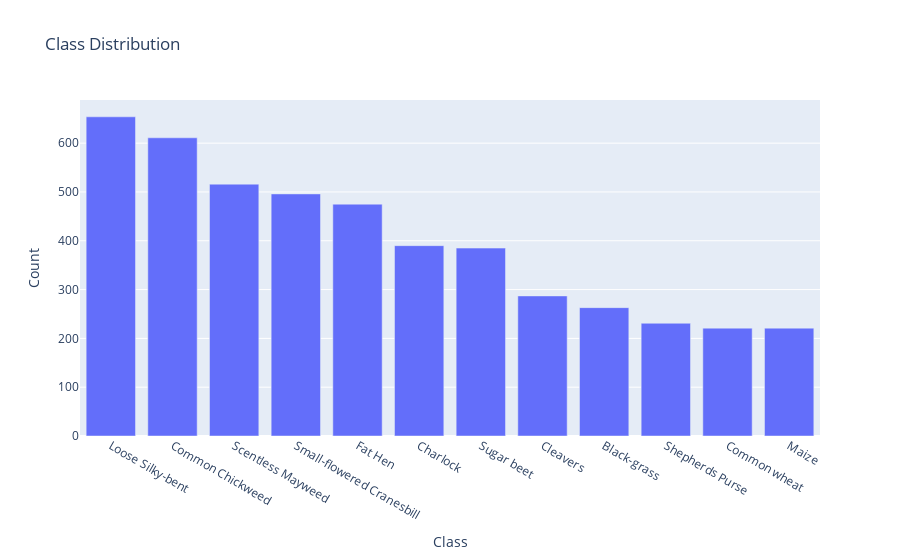

Notebook code cell kept with this figure:
### Markdown cell above
## Class Distribution

### Code cell
label_counts = {}
for label in listdir(TRAIN_DIR):
    label_path = path.join(TRAIN_DIR, label)

    if path.isdir(label_path):
        num_files = len(
            [f for f in listdir(label_path) if path.isfile(path.join(label_path, f))]
        )
        label_counts[label] = num_files

fig = px.bar(
    x=list(label_counts.keys()),
    y=list(label_counts.values()),
    title="Class Distribution",
    labels={"x": "Class", "y": "Count"},
).update_xaxes(categoryorder="total descending")
fig.show()

### Figure 1 — Plotly figure (JSON) as saved in the notebook; plotly's stock layout.template omitted (floating-point values rounded to 4 significant figures)
{"data": [{"hovertemplate": "Class=%{x}<br>Count=%{y}<extra></extra>", "legendgroup": "", "marker": {"color": "#636efa", "pattern": {"shape": ""}}, "name": "", "orientation": "v", "showlegend": false, "textposition": "auto", "type": "bar", "x": ["Cleavers", "Sugar beet", "Common Chickweed", "Loose Silky-bent", "Scentless Mayweed", "Shepherds Purse", "Fat Hen", "Common wheat", "Black-grass", "Small-flowered Cranesbill", "Charlock", "Maize"], "xaxis": "x", "y": [287, 385, 611, 654, 516, 231, 475, 221, 263, 496, 390, 221], "yaxis": "y"}], "layout": {"barmode": "relative", "legend": {"tracegroupgap": 0}, "title": {"text": "Class Distribution"}, "xaxis": {"anchor": "y", "categoryorder": "total descending", "domain": [0, 1], "title": {"text": "Class"}}, "yaxis": {"anchor": "x", "domain": [0, 1], "title": {"text": "Count"}}}}
